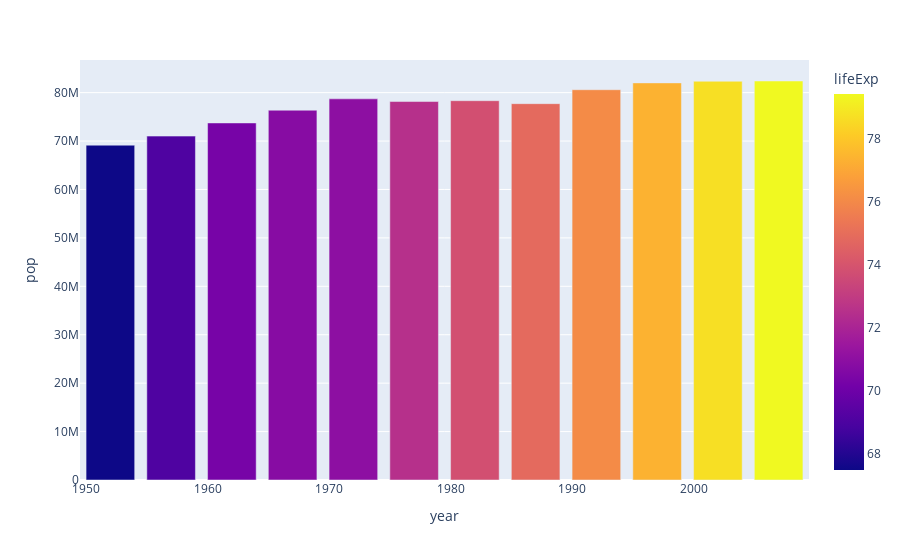

Notebook source saved alongside this figure:
### Code cell
fig = px.bar(germany, x='year', y='pop', color='lifeExp')
fig.show()

### Figure 1 — Plotly figure (JSON) as saved in the notebook; plotly's stock layout.template omitted (floating-point values rounded to 4 significant figures)
{"data": [{"alignmentgroup": "True", "hovertemplate": "year=%{x}<br>pop=%{y}<br>lifeExp=%{marker.color}<extra></extra>", "legendgroup": "", "marker": {"color": [67.5, 69.1, 70.3, 70.8, 71, 72.5, 73.8, 74.85, 76.07, 77.34, 78.67, 79.41], "coloraxis": "coloraxis", "pattern": {"shape": ""}}, "name": "", "offsetgroup": "", "orientation": "v", "showlegend": false, "textposition": "auto", "type": "bar", "x": [1952, 1957, 1962, 1967, 1972, 1977, 1982, 1987, 1992, 1997, 2002, 2007], "xaxis": "x", "y": [69145952, 71019069, 73739117, 76368453, 78717088, 78160773, 78335266, 77718298, 80597764, 82011073, 82350671, 82400996], "yaxis": "y"}], "layout": {"barmode": "relative", "coloraxis": {"colorbar": {"title": {"text": "lifeExp"}}, "colorscale": [[0, "#0d0887"], [0.1111, "#46039f"], [0.2222, "#7201a8"], [0.3333, "#9c179e"], [0.4444, "#bd3786"], [0.5556, "#d8576b"], [0.6667, "#ed7953"], [0.7778, "#fb9f3a"], [0.8889, "#fdca26"], [1, "#f0f921"]]}, "legend": {"tracegroupgap": 0}, "margin": {"t": 60}, "xaxis": {"anchor": "y", "domain": [0, 1], "title": {"text": "year"}}, "yaxis": {"anchor": "x", "domain": [0, 1], "title": {"text": "pop"}}}}
